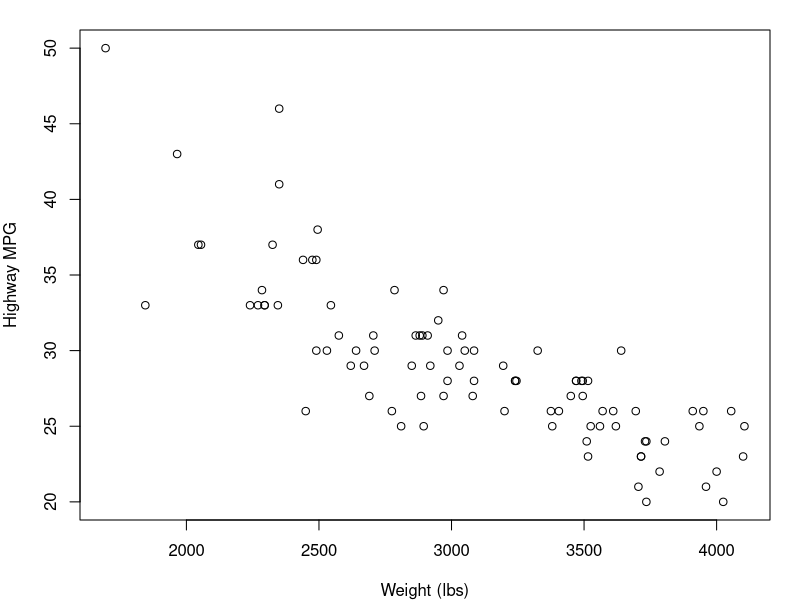
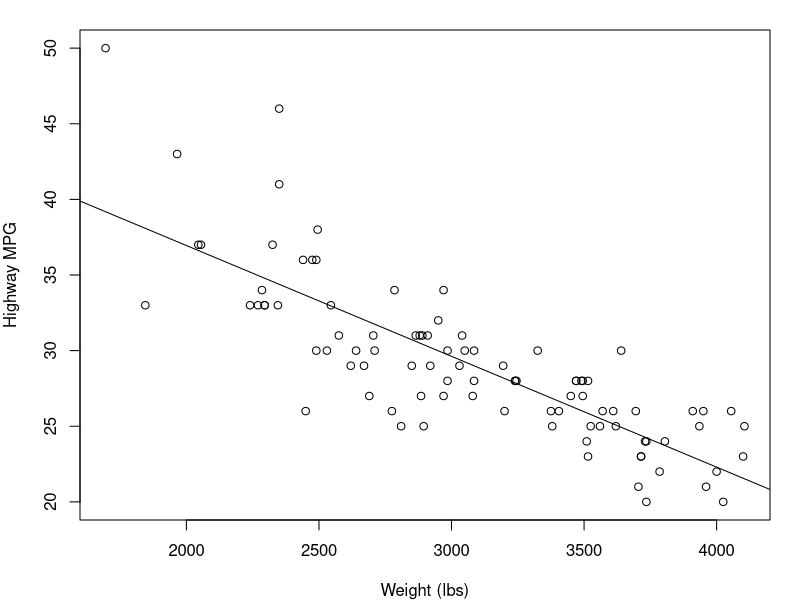

These figures' R source, in order:
library(MASS)
pdf("mpg_scatter.pdf", width=5, height=4)
par(mar=c(4, 4, 1.5, 1.5))
plot(Cars93$Weight, Cars93$MPG.highway, 
     xlab = "Weight (lbs)", ylab = "Highway MPG")
dev.off()


library(MASS)
lm1 <- lm(MPG.highway ~ Weight, data=Cars93)
summary(lm1)
pdf("mpg_scatter_fit.pdf", width=5, height=4)
par(mar=c(4, 4, 1.5, 1.5))
plot(Cars93$Weight, Cars93$MPG.highway, 
     xlab = "Weight (lbs)", ylab = "Highway MPG")
abline(lm1)
dev.off()